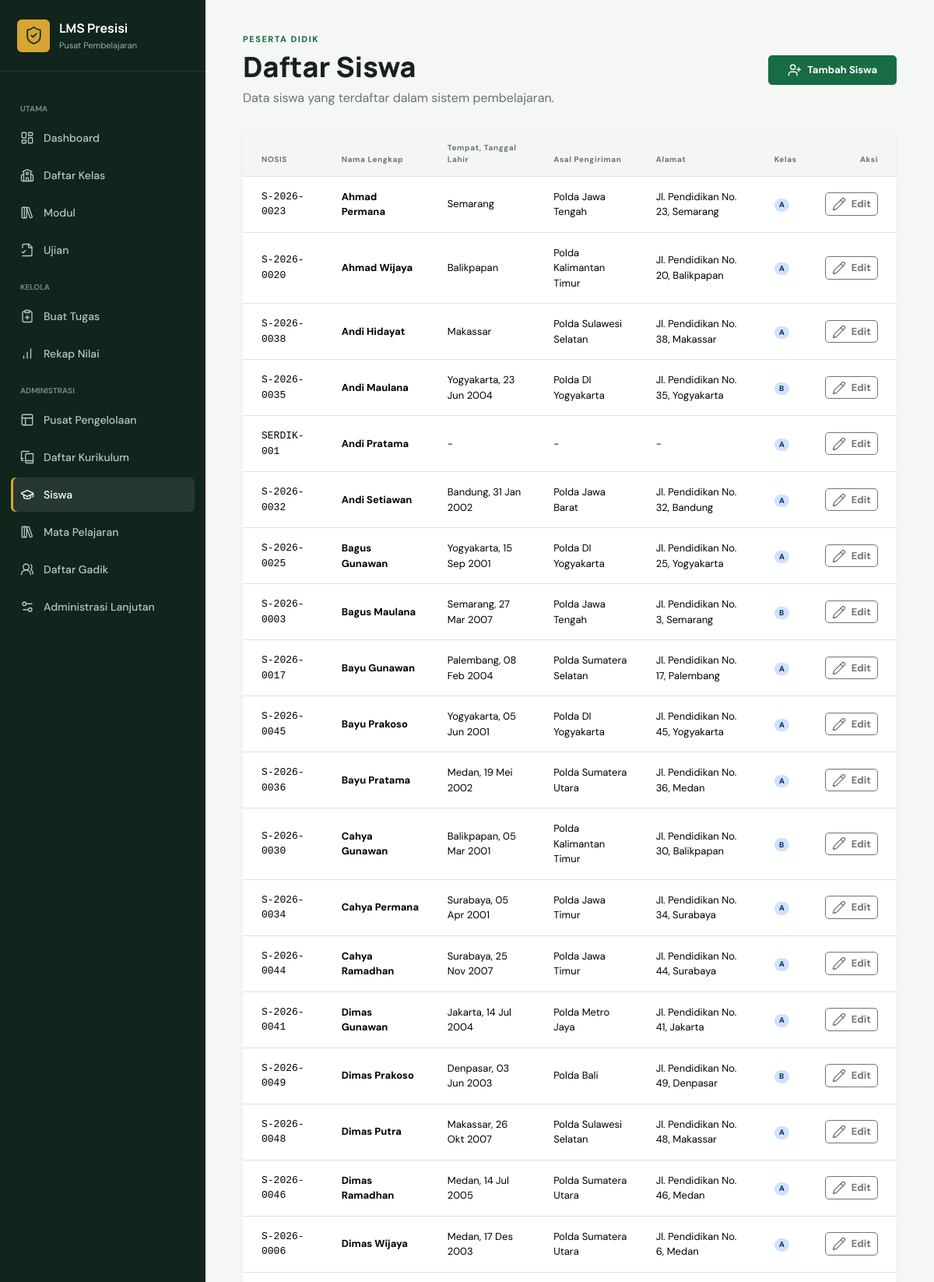
Screenshot of /pengelolaan/siswa/ (signed in, upper part) with the database file from the repository.
### lms/models.py (models this page shows, shortened)
class CustomUser(AbstractUser):
    class Role(models.TextChoices):
        ADMIN = "ADMIN", "Admin"
        GADIK = "GADIK", "Gadik"
        SERDIK = "SERDIK", "Serdik"
    nama_lengkap = models.CharField(max_length=255, blank=True)
    nip_nrp = models.CharField(max_length=30, unique=True, null=True, blank=True)
    tempat_lahir = models.CharField(max_length=100, blank=True)
    tanggal_lahir = models.DateField(null=True, blank=True)
    asal_pengiriman = models.CharField(max_length=150, blank=True)
    alamat = models.TextField(blank=True)
    role = models.CharField(max_length=10, choices=Role.choices, default=Role.SERDIK)
    @property
    def display_name(self):
        return self.nama_lengkap or self.get_full_name() or self.username

class AnggotaKelas(models.Model):
    kelas = models.ForeignKey(Kelas, on_delete=models.CASCADE, related_name="anggota")
    serdik = models.ForeignKey(
        CustomUser,
        on_delete=models.CASCADE,
        limit_choices_to={"role": CustomUser.Role.SERDIK},
        related_name="keanggotaan_kelas",
    )
    class Meta:
        constraints = [models.UniqueConstraint(fields=["serdik"], name="unik_kelas_per_serdik")]
        verbose_name_plural = "Anggota kelas"

class Kelas(models.Model):
    nama_kelas = models.CharField(max_length=50)
    kurikulum = models.ForeignKey(Kurikulum, on_delete=models.PROTECT, related_name="kelas")
    gadik_pembina = models.ForeignKey(
        CustomUser,
        on_delete=models.SET_NULL,
        null=True,
        blank=True,
        limit_choices_to={"role": CustomUser.Role.GADIK},
        related_name="kelas_binaan",
    )
    class Meta:
        ordering = ["nama_kelas"]
        verbose_name_plural = "Kelas"

### lms/views.py (the view)
# urls.py: path("pengelolaan/siswa/", views.daftar_siswa, name="daftar_siswa"),
@role_required(CustomUser.Role.ADMIN)
def daftar_siswa(request):
    siswa = CustomUser.objects.filter(role=CustomUser.Role.SERDIK).prefetch_related(
        "keanggotaan_kelas__kelas"
    ).order_by("nama_lengkap", "nip_nrp")
    return render(request, "lms/daftar_siswa.html", {"siswa": siswa})

### lms/views.py (called while the page is built)
def role_required(*roles):
    def decorator(view_func):
        @login_required
        @wraps(view_func)
        def wrapped(request, *args, **kwargs):
            if request.user.role not in roles and not request.user.is_superuser:
                raise PermissionDenied
            return view_func(request, *args, **kwargs)
        return wrapped
    return decorator

### templates/lms/daftar_siswa.html (shortened to what this page needs)
{% extends 'base.html' %}
{% block content %}
<header class="page-heading heading-with-action">
    <div><p class="eyebrow">PESERTA DIDIK</p><h1>Daftar Siswa</h1><p>Data siswa yang terdaftar dalam sistem pembelajaran.</p></div>
    <a class="btn btn-primary px-4 py-2" href="{% url 'tambah_siswa' %}"><i data-lucide="user-plus"></i>Tambah Siswa</a>
</header>
<div class="card border-0 shadow-sm overflow-hidden">
    <div class="table-responsive">
        <table class="table table-hover align-middle mb-0">
            <thead class="table-light"><tr><th class="ps-4">NOSIS</th><th>Nama Lengkap</th><th>Tempat, Tanggal Lahir</th><th>Asal Pengiriman</th><th>Alamat</th><th>Kelas</th><th class="text-end pe-4">Aksi</th></tr></thead>
            <tbody>{% for item in siswa %}<tr>
                <td class="ps-4 font-monospace">{{ item.nip_nrp|default:"-" }}</td>
                <td><strong>{{ item.display_name }}</strong></td>
                <td>{{ item.tempat_lahir|default:"-" }}{% if item.tanggal_lahir %}, {{ item.tanggal_lahir|date:"d M Y" }}{% endif %}</td>
                <td>{{ item.asal_pengiriman|default:"-" }}</td>
                <td><span title="{{ item.alamat }}">{{ item.alamat|default:"-"|truncatewords:8 }}</span></td>
                <td>{% with keanggotaan=item.keanggotaan_kelas.all|first %}{% if keanggotaan %}<span class="badge bg-primary-subtle text-primary-emphasis rounded-pill">{{ keanggotaan.kelas.nama_kelas }}</span>{% else %}<span class="small text-secondary">Belum ada kelas</span>{% endif %}{% endwith %}</td>
                <td class="text-end pe-4"><a class="btn btn-outline-secondary btn-sm" href="{% url 'ubah_siswa' item.pk %}"><i data-lucide="pencil"></i>Edit</a></td>
            </tr>{% empty %}<tr><td colspan="7"><div class="empty-state compact"><i data-lucide="graduation-cap"></i><p>Belum ada siswa yang terdaftar.</p></div></td></tr>{% endfor %}</tbody>
        </table>
    </div>
</div>
{% endblock %}

### static/css/app.css (style rules this page uses)
:root { --ink: #17221d; --muted: #68756e; --line: #dde4df; --paper: #f5f7f5; --white: #ffffff; --green: #176b45; --green-dark: #0c4d31; --green-soft: #e4f2e9; --gold: #d7a631; --red: #b7483d; --blue: #3976a8; --sidebar: #10251c; }
* { box-sizing: border-box; }
body { margin: 0; color: var(--ink); background: var(--paper); font-family: "DM Sans", sans-serif; letter-spacing: 0; }
h1, h2, h3, .brand strong { font-family: "Manrope", sans-serif; letter-spacing: 0; }
a { color: inherit; text-decoration: none; }
svg { width: 18px; height: 18px; stroke-width: 1.8; }
.page-heading { margin-bottom: 30px; }
.page-heading h1 { margin: 2px 0 7px; font-size: clamp(26px, 3vw, 38px); font-weight: 800; }
.page-heading p:last-child { color: var(--muted); margin: 0; }
.heading-with-action { display: flex; align-items: center; justify-content: space-between; gap: 24px; }
.eyebrow { margin: 0 0 5px; color: var(--green); font-size: 11px; font-weight: 800; letter-spacing: 1.5px; }
.btn { border-radius: 5px; font-weight: 700; font-size: 13px; display: inline-flex; align-items: center; justify-content: center; gap: 7px; }
.btn-primary { --bs-btn-bg: var(--green); --bs-btn-border-color: var(--green); --bs-btn-hover-bg: var(--green-dark); --bs-btn-hover-border-color: var(--green-dark); }
.table { margin: 0; }
.table th { padding: 14px 18px; color: var(--muted); background: #f3f6f4; border-bottom-color: var(--line); font-size: 10px; letter-spacing: .6px; }
.table td { padding: 16px 18px; border-bottom-color: var(--line); font-size: 13px; }
.table td strong, .table td small { display: block; }
.card { border-radius: 7px; }

### rows the page displays
CustomUser: nip_nrp "S-2026-0023", display_name "Ahmad Permana", tempat_lahir "Semarang", asal_pengiriman "Polda Jawa Tengah", alamat "Jl. Pendidikan No. 23, Semarang", keanggotaan_kelas.kelas.nama_kelas "A"
CustomUser: nip_nrp "S-2026-0020", display_name "Ahmad Wijaya", tempat_lahir "Balikpapan", asal_pengiriman "Polda Kalimantan Timur", alamat "Jl. Pendidikan No. 20, Balikpapan", keanggotaan_kelas.kelas.nama_kelas "A"
CustomUser: nip_nrp "S-2026-0038", display_name "Andi Hidayat", tempat_lahir "Makassar", asal_pengiriman "Polda Sulawesi Selatan", alamat "Jl. Pendidikan No. 38, Makassar", keanggotaan_kelas.kelas.nama_kelas "A"
CustomUser: nip_nrp "S-2026-0035", display_name "Andi Maulana", tempat_lahir "Yogyakarta", tanggal_lahir "23 Jun 2004", asal_pengiriman "Polda DI Yogyakarta", alamat "Jl. Pendidikan No. 35, Yogyakarta", keanggotaan_kelas.kelas.nama_kelas "B"
CustomUser: nip_nrp "SERDIK-001", display_name "Andi Pratama", tempat_lahir "-", asal_pengiriman "-", alamat "-", keanggotaan_kelas.kelas.nama_kelas "A"
CustomUser: nip_nrp "S-2026-0032", display_name "Andi Setiawan", tempat_lahir "Bandung", tanggal_lahir "31 Jan 2002", asal_pengiriman "Polda Jawa Barat", alamat "Jl. Pendidikan No. 32, Bandung", keanggotaan_kelas.kelas.nama_kelas "A"
CustomUser: nip_nrp "S-2026-0025", display_name "Bagus Gunawan", tempat_lahir "Yogyakarta", tanggal_lahir "15 Sep 2001", asal_pengiriman "Polda DI Yogyakarta", alamat "Jl. Pendidikan No. 25, Yogyakarta", keanggotaan_kelas.kelas.nama_kelas "A"
CustomUser: nip_nrp "S-2026-0003", display_name "Bagus Maulana", tempat_lahir "Semarang", tanggal_lahir "27 Mar 2007", asal_pengiriman "Polda Jawa Tengah", alamat "Jl. Pendidikan No. 3, Semarang", keanggotaan_kelas.kelas.nama_kelas "B"
CustomUser: nip_nrp "S-2026-0017", display_name "Bayu Gunawan", tempat_lahir "Palembang", tanggal_lahir "08 Feb 2004", asal_pengiriman "Polda Sumatera Selatan", alamat "Jl. Pendidikan No. 17, Palembang", keanggotaan_kelas.kelas.nama_kelas "A"
CustomUser: nip_nrp "S-2026-0045", display_name "Bayu Prakoso", tempat_lahir "Yogyakarta", tanggal_lahir "05 Jun 2001", asal_pengiriman "Polda DI Yogyakarta", alamat "Jl. Pendidikan No. 45, Yogyakarta", keanggotaan_kelas.kelas.nama_kelas "A"
CustomUser: nip_nrp "S-2026-0036", display_name "Bayu Pratama", tempat_lahir "Medan", tanggal_lahir "19 Mei 2002", asal_pengiriman "Polda Sumatera Utara", alamat "Jl. Pendidikan No. 36, Medan", keanggotaan_kelas.kelas.nama_kelas "A"
CustomUser: nip_nrp "S-2026-0030", display_name "Cahya Gunawan", tempat_lahir "Balikpapan", tanggal_lahir "05 Mar 2001", asal_pengiriman "Polda Kalimantan Timur", alamat "Jl. Pendidikan No. 30, Balikpapan", keanggotaan_kelas.kelas.nama_kelas "B"
CustomUser: nip_nrp "S-2026-0034", display_name "Cahya Permana", tempat_lahir "Surabaya", tanggal_lahir "05 Apr 2001", asal_pengiriman "Polda Jawa Timur", alamat "Jl. Pendidikan No. 34, Surabaya", keanggotaan_kelas.kelas.nama_kelas "A"
CustomUser: nip_nrp "S-2026-0044", display_name "Cahya Ramadhan", tempat_lahir "Surabaya", tanggal_lahir "25 Nov 2007", asal_pengiriman "Polda Jawa Timur", alamat "Jl. Pendidikan No. 44, Surabaya", keanggotaan_kelas.kelas.nama_kelas "A"
CustomUser: nip_nrp "S-2026-0041", display_name "Dimas Gunawan", tempat_lahir "Jakarta", tanggal_lahir "14 Jul 2004", asal_pengiriman "Polda Metro Jaya", alamat "Jl. Pendidikan No. 41, Jakarta", keanggotaan_kelas.kelas.nama_kelas "A"
CustomUser: nip_nrp "S-2026-0049", display_name "Dimas Prakoso", tempat_lahir "Denpasar", tanggal_lahir "03 Jun 2003", asal_pengiriman "Polda Bali", alamat "Jl. Pendidikan No. 49, Denpasar", keanggotaan_kelas.kelas.nama_kelas "B"
CustomUser: nip_nrp "S-2026-0048", display_name "Dimas Putra", tempat_lahir "Makassar", tanggal_lahir "26 Okt 2007", asal_pengiriman "Polda Sulawesi Selatan", alamat "Jl. Pendidikan No. 48, Makassar", keanggotaan_kelas.kelas.nama_kelas "A"
CustomUser: nip_nrp "S-2026-0046", display_name "Dimas Ramadhan", tempat_lahir "Medan", tanggal_lahir "14 Jul 2005", asal_pengiriman "Polda Sumatera Utara", alamat "Jl. Pendidikan No. 46, Medan", keanggotaan_kelas.kelas.nama_kelas "A"
CustomUser: nip_nrp "S-2026-0006", display_name "Dimas Wijaya", tempat_lahir "Medan", tanggal_lahir "17 Des 2003", asal_pengiriman "Polda Sumatera Utara", alamat "Jl. Pendidikan No. 6, Medan", keanggotaan_kelas.kelas.nama_kelas "A"
